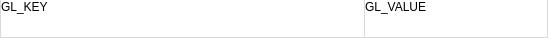
<?xml version="1.0" encoding="UTF-8"?>
<ui version="4.0">
 <class>InfoDetailWidget</class>
 <widget class="QWidget" name="InfoDetailWidget">
  <property name="geometry">
   <rect>
    <x>0</x>
    <y>0</y>
    <width>548</width>
    <height>38</height>
   </rect>
  </property>
  <property name="minimumSize">
   <size>
    <width>30</width>
    <height>0</height>
   </size>
  </property>
  <property name="windowTitle">
   <string>Form</string>
  </property>
  <property name="styleSheet">
   <string notr="true">QWidget
{
	background: #fff;
}

QWidget#mainWidget
{
	border: 2px solid #dadada;
}

QLabel#verticalLine
{
	background-color: #dadada;
}</string>
  </property>
  <layout class="QHBoxLayout" name="horizontalLayout_2">
   <property name="spacing">
    <number>0</number>
   </property>
   <property name="leftMargin">
    <number>0</number>
   </property>
   <property name="topMargin">
    <number>0</number>
   </property>
   <property name="rightMargin">
    <number>0</number>
   </property>
   <property name="bottomMargin">
    <number>0</number>
   </property>
   <item>
    <widget class="QWidget" name="mainWidget" native="true">
     <layout class="QHBoxLayout" name="horizontalLayout_3" stretch="2,0,1">
      <property name="spacing">
       <number>0</number>
      </property>
      <property name="leftMargin">
       <number>1</number>
      </property>
      <property name="topMargin">
       <number>0</number>
      </property>
      <property name="rightMargin">
       <number>1</number>
      </property>
      <property name="bottomMargin">
       <number>1</number>
      </property>
      <item>
       <widget class="QLabel" name="keyLabel">
        <property name="text">
         <string>GL_KEY</string>
        </property>
        <property name="alignment">
         <set>Qt::AlignLeading|Qt::AlignLeft|Qt::AlignTop</set>
        </property>
        <property name="margin">
         <number>10</number>
        </property>
       </widget>
      </item>
      <item>
       <widget class="QLabel" name="verticalLine">
        <property name="minimumSize">
         <size>
          <width>0</width>
          <height>0</height>
         </size>
        </property>
        <property name="maximumSize">
         <size>
          <width>1</width>
          <height>16777215</height>
         </size>
        </property>
        <property name="text">
         <string/>
        </property>
       </widget>
      </item>
      <item>
       <widget class="QLabel" name="valueLabel">
        <property name="text">
         <string>GL_VALUE</string>
        </property>
        <property name="alignment">
         <set>Qt::AlignLeading|Qt::AlignLeft|Qt::AlignTop</set>
        </property>
        <property name="wordWrap">
         <bool>true</bool>
        </property>
        <property name="margin">
         <number>10</number>
        </property>
       </widget>
      </item>
     </layout>
    </widget>
   </item>
  </layout>
 </widget>
 <resources/>
 <connections/>
</ui>
